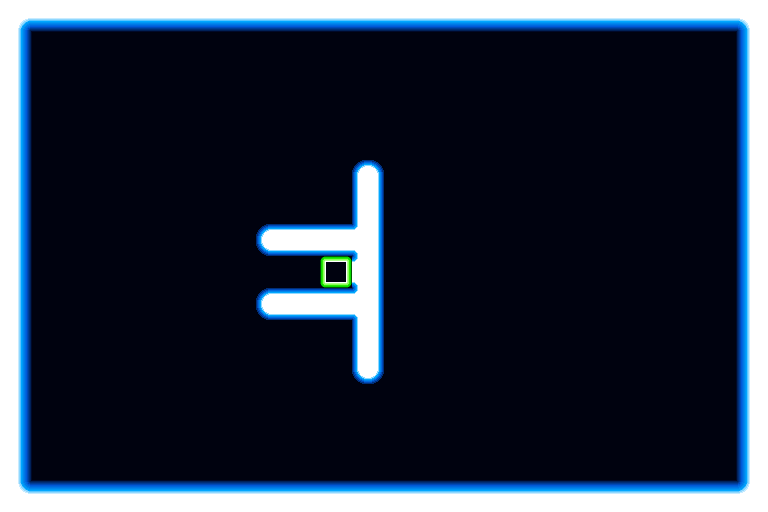

A 2D game scene composited from a Tiled map and its tileset images. What follows is a short description and the map's XML, with each tile layer's data collapsed to a summary:
An orthogonal 24x16 tile map with 32x32 px tiles, 1 tile layer (Tiles), 2 tilesets and 102 objects (68x Emitter, 28x waveTail, 2x Wall, Particle, Wave, ...).

<map version="1.0" orientation="orthogonal" width="24" height="16" tilewidth="32" tileheight="32">
 <properties>
  <property name="nextLevel" value="impossible" />
  <property name="title" value="The Sweet Spot" />
 </properties>
 <tileset firstgid="1" name="Basic" tilewidth="32" tileheight="32">
  <image source="../img/tiles.png" width="256" height="128" />
 </tileset>
 <tileset firstgid="33" name="Lights" tilewidth="32" tileheight="32">
  <image source="../img/tiles_blue.png" width="512" height="256" />
 </tileset>
 <layer name="Tiles" width="24" height="16">
  <data>[384 cells, 384 non-empty, 19 distinct tile ids]</data>
 </layer>
 <objectgroup name="Walls" width="24" height="16">
  <object name="Wall" x="736" y="32">
   <polygon points="0,0 0,448 -704,448 -704,0 -736,0 -736,480 32,480 32,-32 -736,-32 -736,0 0,0" />
  </object>
  <object name="Wall" x="352" y="160">
   <polygon points="0,0 32,0 32,192 32,224 0,224 0,160 -96,160 -93,141 0,128 0,96 -92,88 -96,64 0,64" />
  </object>
 </objectgroup>
 <objectgroup name="Objects" width="24" height="16">
  <object name="Particle" x="544" y="256" width="32" height="32" />
  <object name="Wave" x="416" y="128" width="32" height="32" />
  <object name="t0" type="waveTail" x="448" y="128" width="32" height="32" />
  <object name="t1" type="waveTail" x="480" y="128" width="32" height="32" />
  <object name="t2" type="waveTail" x="512" y="128" width="32" height="32" />
  <object name="t3" type="waveTail" x="544" y="128" width="32" height="32" />
  <object name="t4" type="waveTail" x="576" y="128" width="32" height="32" />
  <object name="t5" type="waveTail" x="608" y="128" width="32" height="32" />
  <object name="t6" type="waveTail" x="640" y="128" width="32" height="32" />
  <object name="t7" type="waveTail" x="672" y="128" width="32" height="32" />
  <object name="t8" type="waveTail" x="672" y="160" width="32" height="32" />
  <object name="t9" type="waveTail" x="672" y="192" width="32" height="32" />
  <object name="t10" type="waveTail" x="672" y="224" width="32" height="32" />
  <object name="t11" type="waveTail" x="672" y="256" width="32" height="32" />
  <object name="t12" type="waveTail" x="672" y="288" width="32" height="32" />
  <object name="t13" type="waveTail" x="672" y="320" width="32" height="32" />
  <object name="t14" type="waveTail" x="672" y="352" width="32" height="32" />
  <object name="t15" type="waveTail" x="640" y="352" width="32" height="32" />
  <object name="t16" type="waveTail" x="608" y="352" width="32" height="32" />
  <object name="t17" type="waveTail" x="576" y="352" width="32" height="32" />
  <object name="t18" type="waveTail" x="544" y="352" width="32" height="32" />
  <object name="t19" type="waveTail" x="512" y="352" width="32" height="32" />
  <object name="t20" type="waveTail" x="480" y="352" width="32" height="32" />
  <object name="t21" type="waveTail" x="448" y="352" width="32" height="32" />
  <object name="t22" type="waveTail" x="416" y="352" width="32" height="32" />
  <object name="t23" type="waveTail" x="416" y="320" width="32" height="32" />
  <object name="t24" type="waveTail" x="416" y="288" width="32" height="32" />
  <object name="t25" type="waveTail" x="416" y="256" width="32" height="32" />
  <object name="t26" type="waveTail" x="416" y="224" width="32" height="32" />
  <object name="t27" type="waveTail" x="416" y="192" width="32" height="32" />
  <object name="Emitter" x="480" y="32" width="32" height="32" />
  <object name="Emitter" x="704" y="448" width="32" height="32" />
  <object name="Emitter" x="704" y="416" width="32" height="32" />
  <object name="Emitter" x="704" y="384" width="32" height="32" />
  <object name="Emitter" x="704" y="192" width="32" height="32" />
  <object name="Emitter" x="704" y="288" width="32" height="32" />
  <object name="Emitter" x="704" y="224" width="32" height="32" />
  <object name="Emitter" x="704" y="96" width="32" height="32" />
  <object name="Emitter" x="704" y="352" width="32" height="32" />
  <object name="Emitter" x="704" y="320" width="32" height="32" />
  <object name="Emitter" x="704" y="256" width="32" height="32" />
  <object name="Emitter" x="704" y="160" width="32" height="32" />
  <object name="Emitter" x="704" y="128" width="32" height="32" />
  <object name="Emitter" x="384" y="32" width="32" height="32" />
  <object name="Emitter" x="352" y="32" width="32" height="32" />
  <object name="Emitter" x="320" y="32" width="32" height="32" />
  <object name="Emitter" x="288" y="32" width="32" height="32" />
  <object name="Emitter" x="256" y="32" width="32" height="32" />
  <object name="Emitter" x="224" y="32" width="32" height="32" />
  <object name="Emitter" x="192" y="32" width="32" height="32" />
  <object name="Emitter" x="160" y="32" width="32" height="32" />
  <object name="Emitter" x="128" y="32" width="32" height="32" />
  <object name="Emitter" x="96" y="32" width="32" height="32" />
  <object name="Emitter" x="64" y="32" width="32" height="32" />
  <object name="Emitter" x="32" y="32" width="32" height="32" />
  <object name="Emitter" x="704" y="64" width="32" height="32" />
  <object name="Emitter" x="704" y="32" width="32" height="32" />
  <object name="Emitter" x="672" y="32" width="32" height="32" />
  <object name="Emitter" x="640" y="32" width="32" height="32" />
  <object name="Emitter" x="576" y="32" width="32" height="32" />
  <object name="Emitter" x="608" y="32" width="32" height="32" />
  <object name="Emitter" x="512" y="32" width="32" height="32" />
  <object name="Emitter" x="544" y="32" width="32" height="32" />
  <object name="Emitter" x="448" y="32" width="32" height="32" />
  <object name="Emitter" x="416" y="32" width="32" height="32" />
  <object name="Emitter" x="128" y="448" width="32" height="32" />
  <object name="Emitter" x="160" y="448" width="32" height="32" />
  <object name="Emitter" x="96" y="448" width="32" height="32" />
  <object name="Emitter" x="64" y="448" width="32" height="32" />
  <object name="Emitter" x="32" y="448" width="32" height="32" />
  <object name="Emitter" x="32" y="416" width="32" height="32" />
  <object name="Emitter" x="32" y="384" width="32" height="32" />
  <object name="Emitter" x="32" y="352" width="32" height="32" />
  <object name="Emitter" x="32" y="288" width="32" height="32" />
  <object name="Emitter" x="32" y="320" width="32" height="32" />
  <object name="Emitter" x="32" y="256" width="32" height="32" />
  <object name="Emitter" x="32" y="192" width="32" height="32" />
  <object name="Emitter" x="32" y="224" width="32" height="32" />
  <object name="Emitter" x="32" y="160" width="32" height="32" />
  <object name="Emitter" x="32" y="128" width="32" height="32" />
  <object name="Emitter" x="32" y="96" width="32" height="32" />
  <object name="Emitter" x="32" y="64" width="32" height="32" />
  <object name="Emitter" x="480" y="448" width="32" height="32" />
  <object name="Emitter" x="448" y="448" width="32" height="32" />
  <object name="Emitter" x="416" y="448" width="32" height="32" />
  <object name="Emitter" x="384" y="448" width="32" height="32" />
  <object name="Emitter" x="320" y="448" width="32" height="32" />
  <object name="Emitter" x="288" y="448" width="32" height="32" />
  <object name="Emitter" x="352" y="448" width="32" height="32" />
  <object name="Emitter" x="256" y="448" width="32" height="32" />
  <object name="Emitter" x="224" y="448" width="32" height="32" />
  <object name="Emitter" x="192" y="448" width="32" height="32" />
  <object name="Emitter" x="672" y="448" width="32" height="32" />
  <object name="Emitter" x="640" y="448" width="32" height="32" />
  <object name="Emitter" x="512" y="448" width="32" height="32" />
  <object name="Emitter" x="608" y="448" width="32" height="32" />
  <object name="Emitter" x="544" y="448" width="32" height="32" />
  </objectgroup>
</map>
<!-- 3 of 102 objects omitted -->
